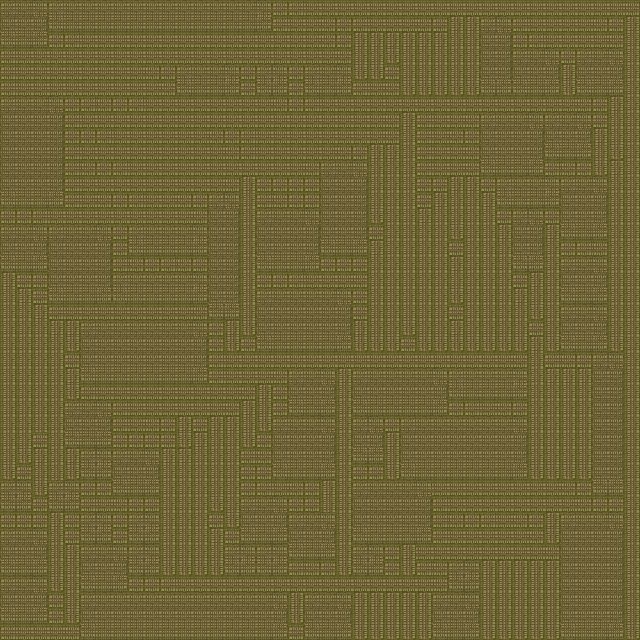

Tiled map render using the project's own tile images. Description and the map definition, with tile-layer contents summarised, below:
An orthogonal 40x40 tile map with 16x16 px tiles, 1 tile layer (floor), 3 tilesets and 50 objects.

<map version="1.10" tiledversion="1.10.2" orientation="orthogonal" renderorder="right-down" width="40" height="40" tilewidth="16" tileheight="16" infinite="0" nextlayerid="3" nextobjectid="52">
 <properties>
  <property name="clampCamera" type="bool" value="true" />
  <property name="music" value="res/audio/music/untitled.mp3" />
  <property name="music_speed" type="float" value="0.3" />
  <property name="tint" value="0,0,0,127" />
 </properties>
 <tileset firstgid="1" source="floor_mats.tsx" />
 <tileset firstgid="17" source="entity/misc_entities.tsx" />
 <tileset firstgid="37" source="entity/pathfinder.tsx" />
 <layer id="1" name="floor" width="40" height="40">
  <data>[1600 cells, 1600 non-empty, 16 distinct tile ids]</data>
 </layer>
 <objectgroup id="2" name="Entities">
  <object id="1" gid="18" x="384" y="48" width="16" height="16">
   <properties>
    <property name="door_warp_map" value="forest/forest3.tmx" />
    <property name="door_warp_x" type="int" value="67" />
    <property name="door_warp_y" type="int" value="29" />
    <property name="file" value="res/data/entity/door.json" />
   </properties>
  </object>
  <object id="2" gid="17" x="384" y="16" width="16" height="16">
   <properties>
    <property name="file" value="res/data/entity/pushable.json" />
   </properties>
  </object>
  <object id="3" gid="17" x="400" y="16" width="16" height="16">
   <properties>
    <property name="file" value="res/data/entity/pushable.json" />
   </properties>
  </object>
  <object id="4" gid="17" x="368" y="16" width="16" height="16">
   <properties>
    <property name="file" value="res/data/entity/pushable.json" />
   </properties>
  </object>
  <object id="5" gid="17" x="352" y="16" width="16" height="16">
   <properties>
    <property name="file" value="res/data/entity/pushable.json" />
   </properties>
  </object>
  <object id="6" gid="17" x="352" y="32" width="16" height="16">
   <properties>
    <property name="file" value="res/data/entity/pushable.json" />
   </properties>
  </object>
  <object id="7" gid="17" x="352" y="48" width="16" height="16">
   <properties>
    <property name="file" value="res/data/entity/pushable.json" />
   </properties>
  </object>
  <object id="8" gid="17" x="352" y="64" width="16" height="16">
   <properties>
    <property name="file" value="res/data/entity/pushable.json" />
   </properties>
  </object>
  <object id="9" gid="17" x="368" y="80" width="16" height="16">
   <properties>
    <property name="file" value="res/data/entity/pushable.json" />
   </properties>
  </object>
  <object id="10" gid="17" x="352" y="80" width="16" height="16">
   <properties>
    <property name="file" value="res/data/entity/pushable.json" />
   </properties>
  </object>
  <object id="11" gid="17" x="384" y="80" width="16" height="16">
   <properties>
    <property name="file" value="res/data/entity/pushable.json" />
   </properties>
  </object>
  <object id="12" gid="17" x="400" y="80" width="16" height="16">
   <properties>
    <property name="file" value="res/data/entity/pushable.json" />
   </properties>
  </object>
  <object id="13" gid="17" x="416" y="80" width="16" height="16">
   <properties>
    <property name="file" value="res/data/entity/pushable.json" />
   </properties>
  </object>
  <object id="14" gid="17" x="416" y="64" width="16" height="16">
   <properties>
    <property name="file" value="res/data/entity/pushable.json" />
   </properties>
  </object>
  <object id="15" gid="17" x="416" y="48" width="16" height="16">
   <properties>
    <property name="file" value="res/data/entity/pushable.json" />
   </properties>
  </object>
  <object id="16" gid="17" x="416" y="32" width="16" height="16">
   <properties>
    <property name="file" value="res/data/entity/pushable.json" />
   </properties>
  </object>
  <object id="17" gid="17" x="416" y="16" width="16" height="16">
   <properties>
    <property name="file" value="res/data/entity/pushable.json" />
   </properties>
  </object>
  <object id="18" gid="17" x="144" y="464" width="16" height="16">
   <properties>
    <property name="file" value="res/data/entity/pushable.json" />
   </properties>
  </object>
  <object id="19" gid="17" x="160" y="464" width="16" height="16">
   <properties>
    <property name="file" value="res/data/entity/pushable.json" />
   </properties>
  </object>
  <object id="20" gid="17" x="128" y="464" width="16" height="16">
   <properties>
    <property name="file" value="res/data/entity/pushable.json" />
   </properties>
  </object>
  <object id="21" gid="17" x="112" y="464" width="16" height="16">
   <properties>
    <property name="file" value="res/data/entity/pushable.json" />
   </properties>
  </object>
  <object id="22" gid="17" x="112" y="480" width="16" height="16">
   <properties>
    <property name="file" value="res/data/entity/pushable.json" />
   </properties>
  </object>
  <object id="23" gid="17" x="112" y="496" width="16" height="16">
   <properties>
    <property name="file" value="res/data/entity/pushable.json" />
   </properties>
  </object>
  <object id="24" gid="17" x="112" y="512" width="16" height="16">
   <properties>
    <property name="file" value="res/data/entity/pushable.json" />
   </properties>
  </object>
  <object id="25" gid="17" x="128" y="528" width="16" height="16">
   <properties>
    <property name="file" value="res/data/entity/pushable.json" />
   </properties>
  </object>
  <object id="26" gid="17" x="112" y="528" width="16" height="16">
   <properties>
    <property name="file" value="res/data/entity/pushable.json" />
   </properties>
  </object>
  <object id="27" gid="17" x="144" y="528" width="16" height="16">
   <properties>
    <property name="file" value="res/data/entity/pushable.json" />
   </properties>
  </object>
  <object id="28" gid="17" x="160" y="528" width="16" height="16">
   <properties>
    <property name="file" value="res/data/entity/pushable.json" />
   </properties>
  </object>
  <object id="29" gid="17" x="176" y="528" width="16" height="16">
   <properties>
    <property name="file" value="res/data/entity/pushable.json" />
   </properties>
  </object>
  <object id="30" gid="17" x="176" y="512" width="16" height="16">
   <properties>
    <property name="file" value="res/data/entity/pushable.json" />
   </properties>
  </object>
  <object id="31" gid="17" x="176" y="496" width="16" height="16">
   <properties>
    <property name="file" value="res/data/entity/pushable.json" />
   </properties>
  </object>
  <object id="32" gid="17" x="176" y="480" width="16" height="16">
   <properties>
    <property name="file" value="res/data/entity/pushable.json" />
   </properties>
  </object>
  <object id="33" gid="17" x="176" y="464" width="16" height="16">
   <properties>
    <property name="file" value="res/data/entity/pushable.json" />
   </properties>
  </object>
  <object id="34" gid="17" x="512" y="464" width="16" height="16">
   <properties>
    <property name="file" value="res/data/entity/pushable.json" />
   </properties>
  </object>
  <object id="35" gid="17" x="528" y="464" width="16" height="16">
   <properties>
    <property name="file" value="res/data/entity/pushable.json" />
   </properties>
  </object>
  <object id="36" gid="17" x="496" y="464" width="16" height="16">
   <properties>
    <property name="file" value="res/data/entity/pushable.json" />
   </properties>
  </object>
  <object id="37" gid="17" x="480" y="464" width="16" height="16">
   <properties>
    <property name="file" value="res/data/entity/pushable.json" />
   </properties>
  </object>
  <object id="38" gid="17" x="480" y="480" width="16" height="16">
   <properties>
    <property name="file" value="res/data/entity/pushable.json" />
   </properties>
  </object>
  </objectgroup>
</map>
<!-- 12 of 50 objects omitted -->
